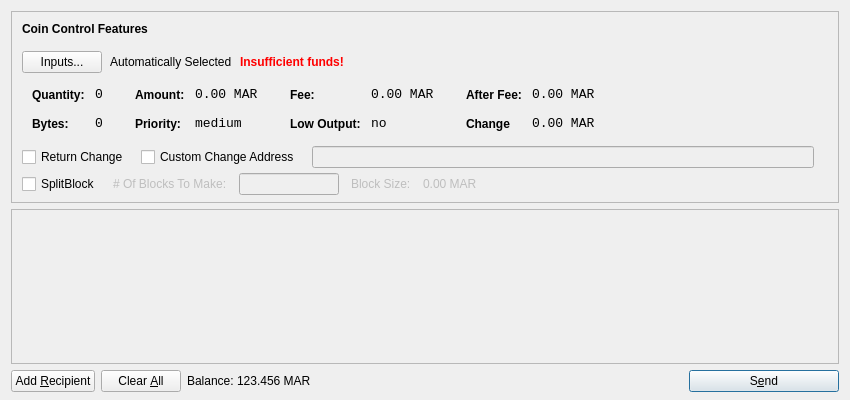
<?xml version="1.0" encoding="UTF-8"?>
<ui version="4.0">
 <class>SendCoinsDialog</class>
 <widget class="QDialog" name="SendCoinsDialog">
  <property name="geometry">
   <rect>
    <x>0</x>
    <y>0</y>
    <width>850</width>
    <height>400</height>
   </rect>
  </property>
  <property name="windowTitle">
   <string>Send Coins</string>
  </property>
  <layout class="QVBoxLayout" name="verticalLayout" stretch="0,1,0">
   <property name="bottomMargin">
    <number>8</number>
   </property>
   <item>
    <widget class="QFrame" name="frameCoinControl">
     <property name="sizePolicy">
      <sizepolicy hsizetype="Expanding" vsizetype="Expanding">
       <horstretch>0</horstretch>
       <verstretch>0</verstretch>
      </sizepolicy>
     </property>
     <property name="maximumSize">
      <size>
       <width>16777215</width>
       <height>16777215</height>
      </size>
     </property>
     <property name="frameShape">
      <enum>QFrame::StyledPanel</enum>
     </property>
     <property name="frameShadow">
      <enum>QFrame::Sunken</enum>
     </property>
     <layout class="QVBoxLayout" name="verticalLayoutCoinControl2">
      <property name="spacing">
       <number>-1</number>
      </property>
      <property name="leftMargin">
       <number>0</number>
      </property>
      <property name="topMargin">
       <number>0</number>
      </property>
      <property name="rightMargin">
       <number>0</number>
      </property>
      <property name="bottomMargin">
       <number>6</number>
      </property>
      <item>
       <layout class="QVBoxLayout" name="verticalLayoutCoinControl" stretch="0,0,0,0,1">
        <property name="spacing">
         <number>0</number>
        </property>
        <property name="leftMargin">
         <number>10</number>
        </property>
        <property name="topMargin">
         <number>10</number>
        </property>
        <item>
         <layout class="QHBoxLayout" name="horizontalLayoutCoinControl1">
          <property name="bottomMargin">
           <number>15</number>
          </property>
          <item>
           <widget class="QLabel" name="labelCoinControlFeatures">
            <property name="sizePolicy">
             <sizepolicy hsizetype="Preferred" vsizetype="Maximum">
              <horstretch>0</horstretch>
              <verstretch>0</verstretch>
             </sizepolicy>
            </property>
            <property name="font">
             <font>
              <weight>75</weight>
              <bold>true</bold>
             </font>
            </property>
            <property name="styleSheet">
             <string notr="true">font-weight:bold;</string>
            </property>
            <property name="text">
             <string>Coin Control Features</string>
            </property>
           </widget>
          </item>
         </layout>
        </item>
        <item>
         <layout class="QHBoxLayout" name="horizontalLayoutCoinControl2" stretch="0,0,0,0">
          <property name="spacing">
           <number>8</number>
          </property>
          <property name="bottomMargin">
           <number>10</number>
          </property>
          <item>
           <widget class="QPushButton" name="pushButtonCoinControl">
            <property name="styleSheet">
             <string notr="true"/>
            </property>
            <property name="text">
             <string>Inputs...</string>
            </property>
           </widget>
          </item>
          <item>
           <widget class="QLabel" name="labelCoinControlAutomaticallySelected">
            <property name="text">
             <string>Automatically Selected</string>
            </property>
            <property name="margin">
             <number>5</number>
            </property>
           </widget>
          </item>
          <item>
           <widget class="QLabel" name="labelCoinControlInsuffFunds">
            <property name="font">
             <font>
              <weight>75</weight>
              <bold>true</bold>
             </font>
            </property>
            <property name="styleSheet">
             <string notr="true">color:red;font-weight:bold;</string>
            </property>
            <property name="text">
             <string>Insufficient funds!</string>
            </property>
            <property name="margin">
             <number>5</number>
            </property>
           </widget>
          </item>
          <item>
           <spacer name="horizontalSpacerCoinControl">
            <property name="orientation">
             <enum>Qt::Horizontal</enum>
            </property>
            <property name="sizeHint" stdset="0">
             <size>
              <width>40</width>
              <height>1</height>
             </size>
            </property>
           </spacer>
          </item>
         </layout>
        </item>
        <item>
         <widget class="QWidget" name="widgetCoinControl" native="true">
          <property name="sizePolicy">
           <sizepolicy hsizetype="Preferred" vsizetype="Preferred">
            <horstretch>0</horstretch>
            <verstretch>0</verstretch>
           </sizepolicy>
          </property>
          <property name="minimumSize">
           <size>
            <width>0</width>
            <height>0</height>
           </size>
          </property>
          <property name="styleSheet">
           <string notr="true"/>
          </property>
          <layout class="QHBoxLayout" name="horizontalLayoutCoinControl5">
           <property name="margin">
            <number>0</number>
           </property>
           <item>
            <layout class="QHBoxLayout" name="horizontalLayoutCoinControl3" stretch="0,0,0,1">
             <property name="spacing">
              <number>20</number>
             </property>
             <property name="topMargin">
              <number>0</number>
             </property>
             <property name="bottomMargin">
              <number>10</number>
             </property>
             <item>
              <layout class="QFormLayout" name="formLayoutCoinControl1">
               <property name="horizontalSpacing">
                <number>10</number>
               </property>
               <property name="verticalSpacing">
                <number>14</number>
               </property>
               <property name="leftMargin">
                <number>10</number>
               </property>
               <property name="topMargin">
                <number>4</number>
               </property>
               <property name="rightMargin">
                <number>6</number>
               </property>
               <item row="0" column="0">
                <widget class="QLabel" name="labelCoinControlQuantityText">
                 <property name="styleSheet">
                  <string notr="true">font-weight:bold;</string>
                 </property>
                 <property name="text">
                  <string>Quantity:</string>
                 </property>
                 <property name="margin">
                  <number>0</number>
                 </property>
                </widget>
               </item>
               <item row="0" column="1">
                <widget class="QLabel" name="labelCoinControlQuantity">
                 <property name="font">
                  <font>
                   <family>Monospace</family>
                   <pointsize>10</pointsize>
                  </font>
                 </property>
                 <property name="cursor">
                  <cursorShape>IBeamCursor</cursorShape>
                 </property>
                 <property name="contextMenuPolicy">
                  <enum>Qt::ActionsContextMenu</enum>
                 </property>
                 <property name="text">
                  <string>0</string>
                 </property>
                 <property name="margin">
                  <number>0</number>
                 </property>
                 <property name="textInteractionFlags">
                  <set>Qt::LinksAccessibleByMouse|Qt::TextSelectableByKeyboard|Qt::TextSelectableByMouse</set>
                 </property>
                </widget>
               </item>
               <item row="1" column="0">
                <widget class="QLabel" name="labelCoinControlBytesText">
                 <property name="styleSheet">
                  <string notr="true">font-weight:bold;</string>
                 </property>
                 <property name="text">
                  <string>Bytes:</string>
                 </property>
                </widget>
               </item>
               <item row="1" column="1">
                <widget class="QLabel" name="labelCoinControlBytes">
                 <property name="font">
                  <font>
                   <family>Monospace</family>
                   <pointsize>10</pointsize>
                  </font>
                 </property>
                 <property name="cursor">
                  <cursorShape>IBeamCursor</cursorShape>
                 </property>
                 <property name="contextMenuPolicy">
                  <enum>Qt::ActionsContextMenu</enum>
                 </property>
                 <property name="text">
                  <string>0</string>
                 </property>
                 <property name="textInteractionFlags">
                  <set>Qt::LinksAccessibleByMouse|Qt::TextSelectableByKeyboard|Qt::TextSelectableByMouse</set>
                 </property>
                </widget>
               </item>
              </layout>
             </item>
             <item>
              <layout class="QFormLayout" name="formLayoutCoinControl2">
               <property name="horizontalSpacing">
                <number>10</number>
               </property>
               <property name="verticalSpacing">
                <number>14</number>
               </property>
               <property name="leftMargin">
                <number>6</number>
               </property>
               <property name="topMargin">
                <number>4</number>
               </property>
               <property name="rightMargin">
                <number>6</number>
               </property>
               <item row="0" column="0">
                <widget class="QLabel" name="labelCoinControlAmountText">
                 <property name="styleSheet">
                  <string notr="true">font-weight:bold;</string>
                 </property>
                 <property name="text">
                  <string>Amount:</string>
                 </property>
                 <property name="margin">
                  <number>0</number>
                 </property>
                </widget>
               </item>
               <item row="0" column="1">
                <widget class="QLabel" name="labelCoinControlAmount">
                 <property name="font">
                  <font>
                   <family>Monospace</family>
                   <pointsize>10</pointsize>
                  </font>
                 </property>
                 <property name="cursor">
                  <cursorShape>IBeamCursor</cursorShape>
                 </property>
                 <property name="contextMenuPolicy">
                  <enum>Qt::ActionsContextMenu</enum>
                 </property>
                 <property name="text">
                  <string>0.00 MAR</string>
                 </property>
                 <property name="textInteractionFlags">
                  <set>Qt::LinksAccessibleByMouse|Qt::TextSelectableByKeyboard|Qt::TextSelectableByMouse</set>
                 </property>
                </widget>
               </item>
               <item row="1" column="0">
                <widget class="QLabel" name="labelCoinControlPriorityText">
                 <property name="styleSheet">
                  <string notr="true">font-weight:bold;</string>
                 </property>
                 <property name="text">
                  <string>Priority:</string>
                 </property>
                </widget>
               </item>
               <item row="1" column="1">
                <widget class="QLabel" name="labelCoinControlPriority">
                 <property name="font">
                  <font>
                   <family>Monospace</family>
                   <pointsize>10</pointsize>
                  </font>
                 </property>
                 <property name="cursor">
                  <cursorShape>IBeamCursor</cursorShape>
                 </property>
                 <property name="contextMenuPolicy">
                  <enum>Qt::ActionsContextMenu</enum>
                 </property>
                 <property name="text">
                  <string>medium</string>
                 </property>
                 <property name="textInteractionFlags">
                  <set>Qt::LinksAccessibleByMouse|Qt::TextSelectableByKeyboard|Qt::TextSelectableByMouse</set>
                 </property>
                </widget>
               </item>
              </layout>
             </item>
             <item>
              <layout class="QFormLayout" name="formLayoutCoinControl3">
               <property name="horizontalSpacing">
                <number>10</number>
               </property>
               <property name="verticalSpacing">
                <number>14</number>
               </property>
               <property name="leftMargin">
                <number>6</number>
               </property>
               <property name="topMargin">
                <number>4</number>
               </property>
               <property name="rightMargin">
                <number>6</number>
               </property>
               <item row="0" column="0">
                <widget class="QLabel" name="labelCoinControlFeeText">
                 <property name="styleSheet">
                  <string notr="true">font-weight:bold;</string>
                 </property>
                 <property name="text">
                  <string>Fee:</string>
                 </property>
                 <property name="margin">
                  <number>0</number>
                 </property>
                </widget>
               </item>
               <item row="0" column="1">
                <widget class="QLabel" name="labelCoinControlFee">
                 <property name="font">
                  <font>
                   <family>Monospace</family>
                   <pointsize>10</pointsize>
                  </font>
                 </property>
                 <property name="cursor">
                  <cursorShape>IBeamCursor</cursorShape>
                 </property>
                 <property name="contextMenuPolicy">
                  <enum>Qt::ActionsContextMenu</enum>
                 </property>
                 <property name="text">
                  <string>0.00 MAR</string>
                 </property>
                 <property name="textInteractionFlags">
                  <set>Qt::LinksAccessibleByMouse|Qt::TextSelectableByKeyboard|Qt::TextSelectableByMouse</set>
                 </property>
                </widget>
               </item>
               <item row="1" column="0">
                <widget class="QLabel" name="labelCoinControlLowOutputText">
                 <property name="styleSheet">
                  <string notr="true">font-weight:bold;</string>
                 </property>
                 <property name="text">
                  <string>Low Output:</string>
                 </property>
                </widget>
               </item>
               <item row="1" column="1">
                <widget class="QLabel" name="labelCoinControlLowOutput">
                 <property name="font">
                  <font>
                   <family>Monospace</family>
                   <pointsize>10</pointsize>
                  </font>
                 </property>
                 <property name="cursor">
                  <cursorShape>IBeamCursor</cursorShape>
                 </property>
                 <property name="contextMenuPolicy">
                  <enum>Qt::ActionsContextMenu</enum>
                 </property>
                 <property name="text">
                  <string>no</string>
                 </property>
                 <property name="textInteractionFlags">
                  <set>Qt::LinksAccessibleByMouse|Qt::TextSelectableByKeyboard|Qt::TextSelectableByMouse</set>
                 </property>
                </widget>
               </item>
              </layout>
             </item>
             <item>
              <layout class="QFormLayout" name="formLayoutCoinControl4">
               <property name="fieldGrowthPolicy"> 
                <enum>QFormLayout::AllNonFixedFieldsGrow</enum> 
               </property>
               <property name="horizontalSpacing">
                <number>10</number>
               </property>
               <property name="verticalSpacing">
                <number>14</number>
               </property>
               <property name="leftMargin">
                <number>6</number>
               </property>
               <property name="topMargin">
                <number>4</number>
               </property>
               <property name="rightMargin">
                <number>6</number>
               </property>
               <item row="0" column="0">
                <widget class="QLabel" name="labelCoinControlAfterFeeText">
                 <property name="styleSheet">
                  <string notr="true">font-weight:bold;</string>
                 </property>
                 <property name="text">
                  <string>After Fee:</string>
                 </property>
                 <property name="margin">
                  <number>0</number>
                 </property>
                </widget>
               </item>
               <item row="0" column="1">
                <widget class="QLabel" name="labelCoinControlAfterFee">
                 <property name="font">
                  <font>
                   <family>Monospace</family>
                   <pointsize>10</pointsize>
                  </font>
                 </property>
                 <property name="cursor">
                  <cursorShape>IBeamCursor</cursorShape>
                 </property>
                 <property name="contextMenuPolicy">
                  <enum>Qt::ActionsContextMenu</enum>
                 </property>
                 <property name="text">
                  <string>0.00 MAR</string>
                 </property>
                 <property name="textInteractionFlags">
                  <set>Qt::LinksAccessibleByMouse|Qt::TextSelectableByKeyboard|Qt::TextSelectableByMouse</set>
                 </property>
                </widget>
               </item>
               <item row="1" column="0">
                <widget class="QLabel" name="labelCoinControlChangeText">
                 <property name="styleSheet">
                  <string notr="true">font-weight:bold;</string>
                 </property>
                 <property name="text">
                  <string>Change</string>
                 </property>
                </widget>
               </item>
               <item row="1" column="1">
                <widget class="QLabel" name="labelCoinControlChange">
                 <property name="font">
                  <font>
                   <family>Monospace</family>
                   <pointsize>10</pointsize>
                  </font>
                 </property>
                 <property name="cursor">
                  <cursorShape>IBeamCursor</cursorShape>
                 </property>
                 <property name="contextMenuPolicy">
                  <enum>Qt::ActionsContextMenu</enum>
                 </property>
                 <property name="text">
                  <string>0.00 MAR</string>
                 </property>
                 <property name="textInteractionFlags">
                  <set>Qt::LinksAccessibleByMouse|Qt::TextSelectableByKeyboard|Qt::TextSelectableByMouse</set>
                 </property>
                </widget>
               </item>
              </layout>
             </item>
            </layout>
           </item>
          </layout>
         </widget>
        </item>
        <item>
         <layout class="QHBoxLayout" name="horizontalLayoutCoinControl4" stretch="0,0,0,0">
          <property name="spacing">
           <number>12</number>
          </property>
          <property name="sizeConstraint">
           <enum>QLayout::SetDefaultConstraint</enum>
          </property>
          <property name="topMargin">
           <number>5</number>
          </property>
          <property name="rightMargin">
           <number>5</number>
          </property>
		  <item> 
		   <widget class="QCheckBox" name="returnChangeCheckBox">
 		    <property name="text">
 		     <string>Return Change</string>
 		    </property>
 		   </widget>
 		  </item>		  
          <item>
           <widget class="QCheckBox" name="checkBoxCoinControlChange">
            <property name="text">
             <string>Custom Change Address</string>
            </property>
           </widget>
          </item>
          <item>
           <widget class="QLineEdit" name="lineEditCoinControlChange">
            <property name="enabled">
             <bool>false</bool>
            </property>
            <property name="sizePolicy">
             <sizepolicy hsizetype="Expanding" vsizetype="Fixed">
              <horstretch>0</horstretch>
              <verstretch>0</verstretch>
             </sizepolicy>
            </property>
           </widget>
          </item>
          <item>
           <widget class="QLabel" name="labelCoinControlChangeLabel">
            <property name="sizePolicy">
             <sizepolicy hsizetype="Preferred" vsizetype="Expanding">
              <horstretch>0</horstretch>
              <verstretch>0</verstretch>
             </sizepolicy>
            </property>
            <property name="minimumSize">
             <size>
              <width>0</width>
              <height>0</height>
             </size>
            </property>
            <property name="text">
             <string/>
            </property>
            <property name="margin">
             <number>3</number>
            </property>
           </widget>
          </item>
         </layout>
        </item>
        <item>
         <layout class="QHBoxLayout" name="horizontalLayoutCoinControl4a" stretch="0,0,0,0">
          <property name="alignment" >
         <set>Qt::AlignLeft</set>
          </property>
          <property name="spacing">
           <number>12</number>
          </property>
          <property name="sizeConstraint">
           <enum>QLayout::SetDefaultConstraint</enum>
          </property>
          <property name="topMargin">
           <number>5</number>
          </property>
          <property name="rightMargin">
           <number>5</number>
          </property>
           <item> 
           <widget class="QCheckBox" name="splitBlockCheckBox"> 
            <property name="text"> 
             <string>SplitBlock</string> 
            </property> 
           </widget> 
          </item> 
          <item> 
           <widget class="QLabel" name="labelBlocksToMakeText"> 
            <property name="enabled"> 
             <bool>false</bool> 
            </property> 
            <property name="text"> 
             <string># Of Blocks To Make:</string> 
            </property> 
           </widget> 
          </item>
          <item> 
           <widget class="QLineEdit" name="splitBlockLineEdit"> 
            <property name="enabled"> 
             <bool>false</bool> 
            </property> 
            <property name="sizePolicy"> 
             <sizepolicy hsizetype="Fixed" vsizetype="Fixed"> 
              <horstretch>0</horstretch> 
              <verstretch>0</verstretch> 
             </sizepolicy> 
            </property> 
            <property name="maximumSize"> 
             <size> 
              <width>100</width> 
              <height>16777215</height> 
             </size> 
            </property> 
           </widget> 
          </item> 
          <item> 
           <widget class="QLabel" name="labelBlockSizeText"> 
            <property name="enabled"> 
             <bool>false</bool> 
            </property> 
            <property name="text"> 
             <string>Block Size:</string> 
            </property> 
           </widget> 
          </item> 
          <item> 
           <widget class="QLabel" name="labelBlockSize"> 
            <property name="enabled"> 
             <bool>false</bool> 
            </property> 
            <property name="text"> 
             <string>0.00 MAR</string> 
            </property>
           </widget> 
           </item>
         </layout>
        </item>
        <item>
         <spacer name="verticalSpacerCoinControl">
          <property name="orientation">
           <enum>Qt::Vertical</enum>
          </property>
          <property name="sizeHint" stdset="0">
           <size>
            <width>800</width>
            <height>1</height>
           </size>
          </property>
         </spacer>
        </item>
       </layout>
      </item>
     </layout>
    </widget>
   </item>
   <item>
    <widget class="QScrollArea" name="scrollArea">
     <property name="widgetResizable">
      <bool>true</bool>
     </property>
     <widget class="QWidget" name="scrollAreaWidgetContents">
      <property name="geometry">
       <rect>
        <x>0</x>
        <y>0</y>
        <width>830</width>
        <height>172</height>
       </rect>
      </property>
      <layout class="QVBoxLayout" name="verticalLayout_2">
       <property name="margin">
        <number>0</number>
       </property>
       <item>
        <layout class="QVBoxLayout" name="entries">
         <property name="spacing">
          <number>6</number>
         </property>
        </layout>
       </item>
       <item>
        <spacer name="verticalSpacer">
         <property name="orientation">
          <enum>Qt::Vertical</enum>
         </property>
         <property name="sizeHint" stdset="0">
          <size>
           <width>20</width>
           <height>40</height>
          </size>
         </property>
        </spacer>
       </item>
      </layout>
     </widget>
    </widget>
   </item>
   <item>
    <layout class="QHBoxLayout" name="horizontalLayout">
     <item>
      <widget class="QPushButton" name="addButton">
       <property name="toolTip">
        <string>Send to multiple recipients at once</string>
       </property>
       <property name="text">
        <string>Add &amp;Recipient</string>
       </property>
       <property name="icon">
        <iconset resource="../bitcoin.qrc">
         <normaloff>:/icons/add2</normaloff>:/icons/add2</iconset>
       </property>
       <property name="autoDefault">
        <bool>false</bool>
       </property>
      </widget>
     </item>
     <item>
      <widget class="QPushButton" name="clearButton">
       <property name="sizePolicy">
        <sizepolicy hsizetype="Minimum" vsizetype="Fixed">
         <horstretch>0</horstretch>
         <verstretch>0</verstretch>
        </sizepolicy>
       </property>
       <property name="toolTip">
        <string>Remove all transaction fields</string>
       </property>
       <property name="text">
        <string>Clear &amp;All</string>
       </property>
       <property name="icon">
        <iconset resource="../bitcoin.qrc">
         <normaloff>:/icons/remove2</normaloff>:/icons/remove2</iconset>
       </property>
       <property name="autoRepeatDelay">
        <number>300</number>
       </property>
       <property name="autoDefault">
        <bool>false</bool>
       </property>
      </widget>
     </item>
     <item>
      <layout class="QHBoxLayout" name="horizontalLayout_2">
       <property name="spacing">
        <number>3</number>
       </property>
       <item>
        <widget class="QLabel" name="label">
         <property name="sizePolicy">
          <sizepolicy hsizetype="Preferred" vsizetype="Fixed">
           <horstretch>0</horstretch>
           <verstretch>0</verstretch>
          </sizepolicy>
         </property>
         <property name="text">
          <string>Balance:</string>
         </property>
        </widget>
       </item>
       <item>
        <widget class="QLabel" name="labelBalance">
         <property name="sizePolicy">
          <sizepolicy hsizetype="Preferred" vsizetype="Fixed">
           <horstretch>0</horstretch>
           <verstretch>0</verstretch>
          </sizepolicy>
         </property>
         <property name="cursor">
          <cursorShape>IBeamCursor</cursorShape>
         </property>
         <property name="text">
          <string>123.456 MAR</string>
         </property>
         <property name="textInteractionFlags">
          <set>Qt::LinksAccessibleByMouse|Qt::TextSelectableByKeyboard|Qt::TextSelectableByMouse</set>
         </property>
        </widget>
       </item>
      </layout>
     </item>
     <item>
      <spacer name="horizontalSpacer">
       <property name="orientation">
        <enum>Qt::Horizontal</enum>
       </property>
       <property name="sizeHint" stdset="0">
        <size>
         <width>40</width>
         <height>20</height>
        </size>
       </property>
      </spacer>
     </item>
     <item>
      <widget class="QPushButton" name="sendButton">
       <property name="minimumSize">
        <size>
         <width>150</width>
         <height>0</height>
        </size>
       </property>
       <property name="toolTip">
        <string>Confirm the send action</string>
       </property>
       <property name="text">
        <string>S&amp;end</string>
       </property>
       <property name="icon">
        <iconset resource="../bitcoin.qrc">
         <normaloff>:/icons/send</normaloff>:/icons/send</iconset>
       </property>
       <property name="default">
        <bool>true</bool>
       </property>
      </widget>
     </item>
    </layout>
   </item>
  </layout>
 </widget>
 <resources>
  <include location="../bitcoin.qrc"/>
 </resources>
 <connections/>
</ui>
